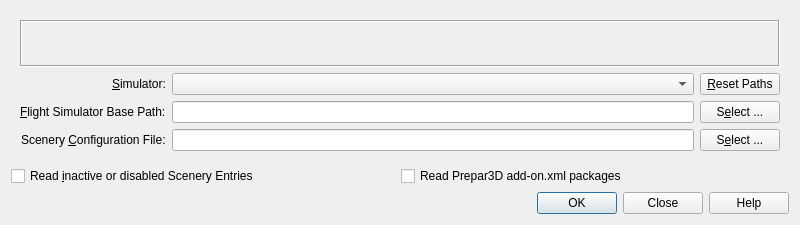
<?xml version="1.0" encoding="UTF-8"?>
<ui version="4.0">
 <class>DatabaseDialog</class>
 <widget class="QWidget" name="DatabaseDialog">
  <property name="geometry">
   <rect>
    <x>0</x>
    <y>0</y>
    <width>800</width>
    <height>225</height>
   </rect>
  </property>
  <property name="windowTitle">
   <string>Little Navmap - Load Scenery Library</string>
  </property>
  <layout class="QVBoxLayout" name="verticalLayout_2">
   <item>
    <layout class="QGridLayout" name="gridLayout">
     <property name="leftMargin">
      <number>9</number>
     </property>
     <property name="topMargin">
      <number>9</number>
     </property>
     <property name="rightMargin">
      <number>9</number>
     </property>
     <property name="bottomMargin">
      <number>9</number>
     </property>
     <item row="0" column="0" colspan="5">
      <widget class="QLabel" name="labelDatabaseInformation">
       <property name="frameShape">
        <enum>QFrame::Box</enum>
       </property>
       <property name="frameShadow">
        <enum>QFrame::Sunken</enum>
       </property>
       <property name="text">
        <string/>
       </property>
       <property name="margin">
        <number>10</number>
       </property>
       <property name="textInteractionFlags">
        <set>Qt::TextSelectableByMouse</set>
       </property>
      </widget>
     </item>
     <item row="3" column="1">
      <widget class="QLineEdit" name="lineEditDatabaseSceneryFile">
       <property name="toolTip">
        <string>Enter the filename of the scenery.cfg file. This is &lt;b&gt;not&lt;/b&gt; the one in the base directory.</string>
       </property>
       <property name="statusTip">
        <string>Enter the filename of the scenery.cfg file. This is &lt;b&gt;not&lt;/b&gt; the one in the base directory.</string>
       </property>
       <property name="clearButtonEnabled">
        <bool>true</bool>
       </property>
      </widget>
     </item>
     <item row="2" column="0" alignment="Qt::AlignRight">
      <widget class="QLabel" name="labelDatabaseBasePath">
       <property name="text">
        <string>&amp;Flight Simulator Base Path:</string>
       </property>
       <property name="buddy">
        <cstring>lineEditDatabaseBasePath</cstring>
       </property>
      </widget>
     </item>
     <item row="3" column="0" alignment="Qt::AlignRight">
      <widget class="QLabel" name="labelDatabaseSceneryFile">
       <property name="text">
        <string>Scenery &amp;Configuration File:</string>
       </property>
       <property name="buddy">
        <cstring>lineEditDatabaseSceneryFile</cstring>
       </property>
      </widget>
     </item>
     <item row="2" column="1">
      <widget class="QLineEdit" name="lineEditDatabaseBasePath">
       <property name="toolTip">
        <string>Enter the path to the flight simulator base directory.&lt;br/&gt;This is the one containing the &quot;scenery&quot; directory and the fsx.exe or the p3d.exe.&lt;br/&gt;For X-Plane this is the path containing the X-Plane.exe.</string>
       </property>
       <property name="statusTip">
        <string>Enter the path to the flight simulator base directory.&lt;br/&gt;This is the one containing the &quot;scenery&quot; directory and the fsx.exe or the p3d.exe.&lt;br/&gt;For X-Plane this is the path containing the X-Plane.exe.</string>
       </property>
       <property name="clearButtonEnabled">
        <bool>true</bool>
       </property>
      </widget>
     </item>
     <item row="3" column="2" colspan="3">
      <widget class="QPushButton" name="pushButtonDatabaseSceneryFile">
       <property name="toolTip">
        <string>Select the scenery.cfg file for the given simulator.</string>
       </property>
       <property name="statusTip">
        <string>Select the scenery.cfg file for the given simulator.</string>
       </property>
       <property name="text">
        <string>S&amp;elect ...</string>
       </property>
      </widget>
     </item>
     <item row="2" column="2" colspan="3">
      <widget class="QPushButton" name="pushButtonDatabaseBasePath">
       <property name="toolTip">
        <string>Select the base path for the given simulator.</string>
       </property>
       <property name="statusTip">
        <string>Select the base path for the given simulator.</string>
       </property>
       <property name="text">
        <string>S&amp;elect ...</string>
       </property>
      </widget>
     </item>
     <item row="1" column="1">
      <widget class="QComboBox" name="comboBoxSimulator">
       <property name="toolTip">
        <string>Choose the simulator which scenery library you want to load.</string>
       </property>
       <property name="statusTip">
        <string>Choose the simulator which scenery library you want to load.</string>
       </property>
      </widget>
     </item>
     <item row="1" column="2" colspan="3">
      <widget class="QPushButton" name="pushButtonDatabaseResetPaths">
       <property name="toolTip">
        <string>Reset paths to the default values for the given flight simulator.</string>
       </property>
       <property name="statusTip">
        <string>Reset paths to the default values for the given flight simulator.</string>
       </property>
       <property name="text">
        <string>&amp;Reset Paths</string>
       </property>
      </widget>
     </item>
     <item row="1" column="0" alignment="Qt::AlignRight">
      <widget class="QLabel" name="labelDatabaseSimulator">
       <property name="text">
        <string>&amp;Simulator:</string>
       </property>
       <property name="buddy">
        <cstring>comboBoxSimulator</cstring>
       </property>
      </widget>
     </item>
    </layout>
   </item>
   <item>
    <layout class="QHBoxLayout" name="horizontalLayout">
     <property name="spacing">
      <number>2</number>
     </property>
     <item>
      <widget class="QCheckBox" name="checkBoxReadInactive">
       <property name="toolTip">
        <string>Will read also the inactive or disabled scenery entries when checked. 
Useful if you use tools to disable and enable certain scenery for each flight.</string>
       </property>
       <property name="statusTip">
        <string>Will read also the inactive scenery entries when checked.  Useful if you use tools to disable and enable certain scenery for each flight.</string>
       </property>
       <property name="text">
        <string>Read &amp;inactive or disabled Scenery Entries</string>
       </property>
      </widget>
     </item>
     <item>
      <widget class="QCheckBox" name="checkBoxReadAddOnXml">
       <property name="toolTip">
        <string>Read add-on.xml scenery packages of Prepar3D v3 and v4.</string>
       </property>
       <property name="statusTip">
        <string>Read add-on.xml scenery packages of Prepar3D v3 and v4.</string>
       </property>
       <property name="text">
        <string>Read Prepar3D add-on.xml packages</string>
       </property>
      </widget>
     </item>
    </layout>
   </item>
   <item>
    <widget class="QDialogButtonBox" name="buttonBoxDatabase">
     <property name="standardButtons">
      <set>QDialogButtonBox::Close|QDialogButtonBox::Help|QDialogButtonBox::Ok</set>
     </property>
    </widget>
   </item>
  </layout>
 </widget>
 <tabstops>
  <tabstop>comboBoxSimulator</tabstop>
  <tabstop>pushButtonDatabaseResetPaths</tabstop>
  <tabstop>lineEditDatabaseBasePath</tabstop>
  <tabstop>pushButtonDatabaseBasePath</tabstop>
  <tabstop>lineEditDatabaseSceneryFile</tabstop>
  <tabstop>pushButtonDatabaseSceneryFile</tabstop>
 </tabstops>
 <resources/>
 <connections/>
</ui>
